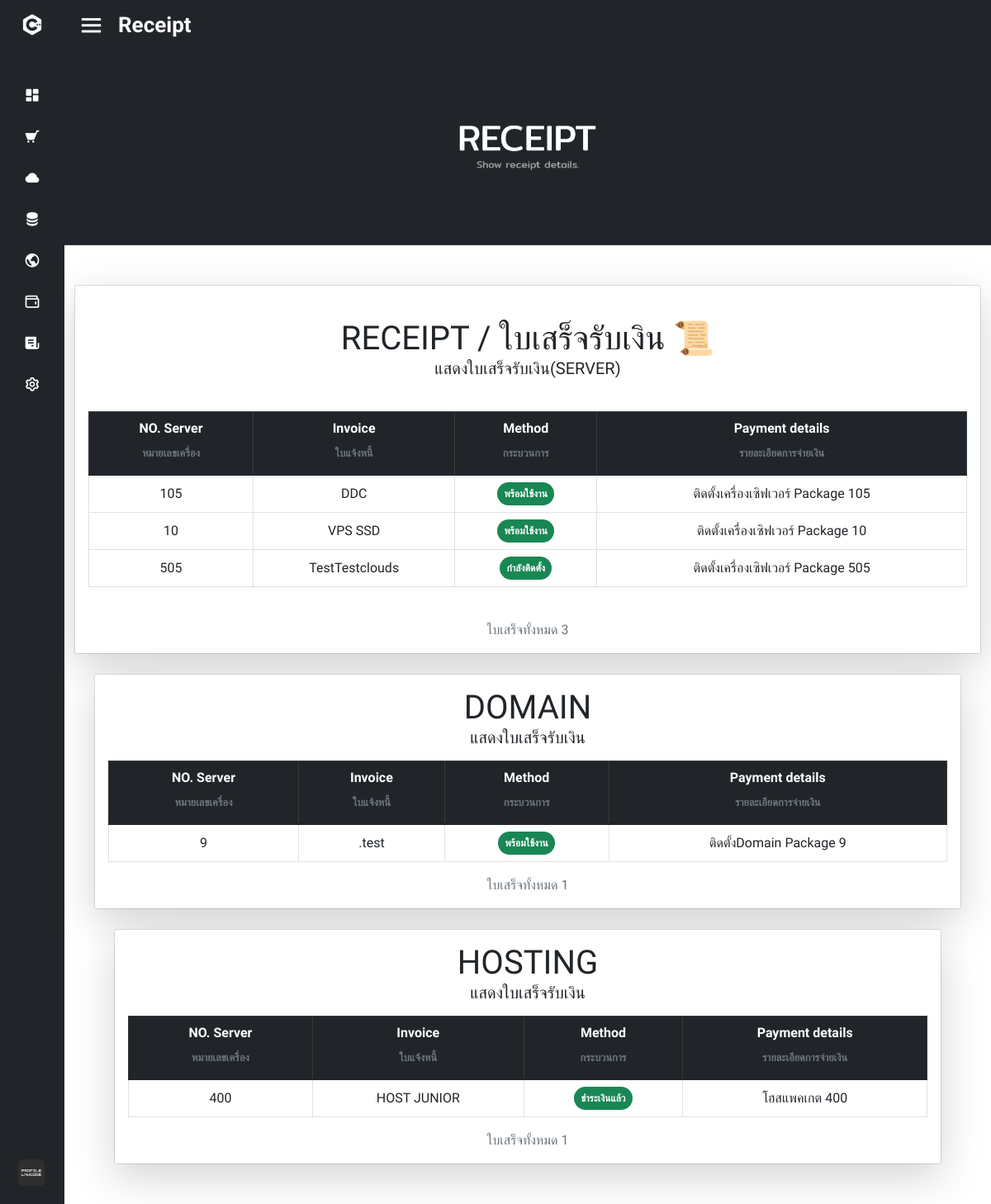
Screenshot of /gg/receipt.php (signed in) with the database file from the repository.
### tables this page shows
CREATE TABLE IF NOT EXISTS `oder_item` (
  `oder_id` int(100) NOT NULL AUTO_INCREMENT,
  `oder_package_id` int(50) NOT NULL,
  `oder_package_type` varchar(50) NOT NULL DEFAULT '',
  `oder_os` varchar(50) NOT NULL DEFAULT '',
  `oder_price` float NOT NULL,
  `oder_time_rent` int(11) NOT NULL,
  `oder_time_rent_date_type` varchar(50) NOT NULL,
  `oder_name_server` varchar(50) DEFAULT NULL,
  `oder_password_server` varchar(50) DEFAULT NULL,
  `oder_email` varchar(50) DEFAULT NULL,
  `oder_time_start` datetime DEFAULT NULL,
  `oder_time_end` datetime DEFAULT NULL,
  `oder_status` varchar(50) DEFAULT NULL,
  `oder_ip` varchar(50) NOT NULL DEFAULT '0',
  `oder_status_price` varchar(50) NOT NULL DEFAULT '0',
  PRIMARY KEY (`oder_id`),
  KEY `FK_oder_item_period_of_payment` (`oder_time_rent_date_type`),
  KEY `FK_oder_item_package_plan_vps` (`oder_package_id`),
  KEY `FK_oder_item_status_2` (`oder_status`),
  KEY `FK_oder_item_pm_status` (`oder_status_price`),
  KEY `FK_oder_item_operating_system` (`oder_os`),
  CONSTRAINT `FK_oder_item_period_of_payment` FOREIGN KEY (`oder_time_rent_date_type`) REFERENCES `period_of_payment` (`pop_id`),
  CONSTRAINT `FK_oder_item_pm_status` FOREIGN KEY (`oder_status_price`) REFERENCES `pm_status` (`pmst_type`),
  CONSTRAINT `FK_oder_item_status_2` FOREIGN KEY (`oder_status`) REFERENCES `status` (`status_type`)
);

CREATE TABLE IF NOT EXISTS `oder_domain` (
  `oder_domain_id` int(11) NOT NULL AUTO_INCREMENT,
  `oder_domain_name` varchar(50) NOT NULL,
  `oder_domain_lastname` varchar(50) NOT NULL DEFAULT '',
  `oder_domain_time_rent` varchar(50) NOT NULL,
  `oder_domain_time_date` varchar(50) NOT NULL,
  `oder_domain_price` float NOT NULL DEFAULT 0,
  `oder_domain_type` varchar(50) DEFAULT NULL,
  `oder_domain_start` datetime DEFAULT NULL,
  `oder_domain_end` datetime DEFAULT NULL,
  `oder_domain_email` varchar(50) DEFAULT NULL,
  `oder_domain_status` varchar(50) DEFAULT NULL,
  PRIMARY KEY (`oder_domain_id`) USING BTREE,
  KEY `FK_oder_domain_domain_type` (`oder_domain_type`) USING BTREE,
  KEY `oder_domain_status` (`oder_domain_status`) USING BTREE,
  KEY `oder_domain_time_date` (`oder_domain_time_date`) USING BTREE,
  CONSTRAINT `FK_oder_domain_domain_type` FOREIGN KEY (`oder_domain_type`) REFERENCES `domain_type` (`domain_typee`),
  CONSTRAINT `FK_oder_domain_project.period_of_payment` FOREIGN KEY (`oder_domain_time_date`) REFERENCES `period_of_payment` (`pop_id`),
  CONSTRAINT `FK_oder_domain_project.status` FOREIGN KEY (`oder_domain_status`) REFERENCES `status` (`status_type`)
);

CREATE TABLE IF NOT EXISTS `oder_item_hosting` (
  `oder_id` int(100) NOT NULL AUTO_INCREMENT,
  `oder_package_id` int(11) NOT NULL,
  `oder_package_type` varchar(50) NOT NULL,
  `oder_domain` varchar(50) NOT NULL,
  `oder_price` float NOT NULL,
  `oder_time_rent` int(11) NOT NULL,
  `oder_time_rent_date_type` varchar(50) NOT NULL,
  `oder_name_hosting` varchar(50) DEFAULT NULL,
  `oder_password_hosting` varchar(50) DEFAULT NULL,
  `oder_email` varchar(50) DEFAULT NULL,
  `oder_time_start` datetime DEFAULT NULL,
  `oder_time_end` datetime DEFAULT NULL,
  `oder_status` varchar(50) DEFAULT NULL,
  `oder_status_price` varchar(50) NOT NULL,
  PRIMARY KEY (`oder_id`) USING BTREE,
  KEY `oder_domain` (`oder_domain`) USING BTREE,
  KEY `oder_package_id` (`oder_package_id`) USING BTREE,
  KEY `FK_oder_item_hosting_period_of_payment` (`oder_time_rent_date_type`) USING BTREE,
  KEY `FK_oder_item_hosting_status` (`oder_status`) USING BTREE,
  KEY `FK_oder_item_hosting_pm_status` (`oder_status_price`) USING BTREE,
  CONSTRAINT `FK_oder_item_hosting_project.package_plan_domain` FOREIGN KEY (`oder_domain`) REFERENCES `package_plan_domain` (`pack_domain_name`),
  CONSTRAINT `FK_oder_item_hosting_project.period_of_payment` FOREIGN KEY (`oder_time_rent_date_type`) REFERENCES `period_of_payment` (`pop_id`),
  CONSTRAINT `FK_oder_item_hosting_project.pm_status` FOREIGN KEY (`oder_status_price`) REFERENCES `pm_status` (`pmst_type`),
  CONSTRAINT `FK_oder_item_hosting_project.status` FOREIGN KEY (`oder_status`) REFERENCES `status` (`status_type`)
);

### gg/receipt.php (the view, shortened to what this page needs)
<?php
    require_once 'config/db.php';
?>
<!DOCTYPE html>
<html lang="en" dir="ltr">
  <head>
    <link rel="stylesheet" href="stylet.css">
    <link href='https://unpkg.com/boxicons@2.0.7/css/boxicons.min.css' rel='stylesheet'>
    <link rel="stylesheet" href="https://cdn.jsdelivr.net/npm/bootstrap-icons@1.8.1/font/bootstrap-icons.css">
    <link rel="stylesheet" href="myProjects/webProject/icofont/css/icofont.min.css">
    <link rel="stylesheet" href="https://cdnjs.cloudflare.com/ajax/libs/font-awesome/4.7.0/css/font-awesome.min.css">
    <link href="https://cdn.jsdelivr.net/npm/bootstrap@5.1.3/dist/css/bootstrap.min.css" rel="stylesheet">
   </head>
<body>
<?php
    if (isset($_SESSION['user_login'])) {
        $user_id = $_SESSION['user_login'];
        $stmt = $conn->query("SELECT * FROM users WHERE id = $user_id");
        $stmt->execute();
        $row = $stmt->fetch(PDO::FETCH_ASSOC);
    }
  ?>
  <div class="sidebar close">
    <div class="logo-details">
      <i class='bx bxl-c-plus-plus'></i>
    </div>
    <ul class="nav-links">
      <li>
        <a href="user.php">
          <i class='bx bxs-dashboard'></i>
        </a>
      </li>
      <li>
        <div class="iocn-link">
          <a href="#">
            <i class='bx bxs-cart bx-flip-horizontal' ></i>
          </a>
        </div>
      </li>
      <li>
        <a href="Clouds_server.php">
          <i class='bx bxs-cloud'></i>
        </a>
      </li>
      <li>
        <a href="Hosting.php">
          <i class='bx bxs-data' ></i>
        </a>
      </li>
      <li>
        <a href="Domain.php">
          <i class='bx bx-world' ></i>
        </a>
      </li>
      <li>
        <a href="topup.php">
          <i class='bx bx-wallet'></i>
        </a>
      </li>
      <li>
        <a href="receipt.php">
          <i class='bx bxs-receipt'></i>
        </a>
      </li>
      <li>
        <div class="iocn-link">
          <a href="#">
            <i class='bx bx-cog' ></i>
          </a>
        </div>
      </li>
      <li>
    <div class="profile-details">
      <div class="profile-content">
        <img src="image/profile.jpg" alt="profileImg">
      </div>
    </div>
  </li>
</ul>
  </div>
  <section class="home-section">
    <div class="home-content">
      <i class='bx bx-menu' style='color:#ffffff'  ></i>
      <span class="text" style='color:#ffffff' >Receipt</span>
    </div>
    <div id="carouselExampleSlidesOnly" class="carousel slide" data-bs-ride="carousel">
      <div class="carousel-inner">
        <div class="carousel-item active">
          <img src="image/receipt.png" class="d-block w-100" alt="...">
        </div>
      </div>
    </div>
  <div class="p-4">
  </div>
  <div class="container">
    <div class="card text-center" style="width: auto;">
      <div class="card-body shadow-lg">
      <br>
        <h1 class="text-uppercase text-center mb-3">RECEIPT / ใบเสร็จรับเงิน 📜<p class="fs-5">แสดงใบเสร็จรับเงิน(Server) </p></h1>
        <br>
        <table class="table table-bordered">
          <thead class="table table-dark">
              <tr>
                <th class="text-center align-middle">NO. Server<div class="text-muted" style="font-size:0.8rem">หมายเลขเครื่อง</div></th>
                <th class="text-center align-middle">Invoice<div class="text-muted" style="font-size:0.8rem">ใบแจ้งหนี้</div></th>
                <th class="text-center align-middle">Method<div class="text-muted" style="font-size:0.8rem">กระบวนการ</div></th>
                <th class="text-center align-middle">Payment details<div class="text-muted" style="font-size:0.8rem">รายละเอียดการจ่ายเงิน</div></th>
              </tr>
          </thead>
          <tbody>
          <?php
                $user_email = $row['email'];
                $result78 = $conn->query("SELECT * FROM oder_item WHERE oder_email = '$user_email'");
                if ($result78 !== false) {
                while($item78 = $result78->fetch()) {
            ?>
              <tr>
                <td class="text-center align-middle"><?php echo $item78['oder_package_id'] ?></td>
                <td class="text-center align-middle"><?php echo $item78['oder_package_type'] ?></td>
                <td class="text-center align-middle"><span class="badge bg-success p-2 rounded-pill"><?php echo $item78['oder_status'] ?></span></td>
                <td class="text-center align-middle">ติดตั้งเครื่องเซิฟเวอร์ Package <?php echo $item78['oder_package_id'] ?></td>
            </tr>
            <?php }
            } ?>
          </tbody>
        </table>
        <br>
        <div class="text-muted" style="font-size:1rem"><?php echo 'ใบเสร็จทั้งหมด '.$result78->rowCount()." "; ?></div>
        </div>
      </div>
    </div>
    <div class="p-4">
<div class="container">
    <div class="card text-center" style="width: auto;">
      <div class="card-body shadow-lg">
        <h1 class="text-uppercase text-center mb-3">Domain<p class="fs-5">แสดงใบเสร็จรับเงิน </p></h1>
        <table class="table table-bordered">
          <thead class="table table-dark">
              <tr>
                <th class="text-center align-middle">NO. Server<div class="text-muted" style="font-size:0.8rem">หมายเลขเครื่อง</div></th>
                <th class="text-center align-middle">Invoice<div class="text-muted" style="font-size:0.8rem">ใบแจ้งหนี้</div></th>
                <th class="text-center align-middle">Method<div class="text-muted" style="font-size:0.8rem">กระบวนการ</div></th>
                <th class="text-center align-middle">Payment details<div class="text-muted" style="font-size:0.8rem">รายละเอียดการจ่ายเงิน</div></th>
              </tr>
          </thead>
          <tbody>
          <?php
                $user_email = $row['email'];
                $result78 = $conn->query("SELECT * FROM oder_domain WHERE oder_domain_email = '$user_email'");
                if ($result78 !== false) {
                while($item78 = $result78->fetch()) {
            ?>
            <tr>
                <td class="text-center align-middle"><?php echo $item78['oder_domain_id'] ?></td>
                <td class="text-center align-middle"><?php echo $item78['oder_domain_lastname'] ?></td>
                <td class="text-center align-middle"><span class="badge bg-success p-2 rounded-pill"><?php echo $item78['oder_domain_status'] ?></span></td>
                <td class="text-center align-middle">ติดตั้งDomain Package <?php echo $item78['oder_domain_id'] ?></td>
            </tr>
            <?php }
            } ?>
          </tbody>
        </table>
        <div class="text-muted" style="font-size:1rem"><?php echo 'ใบเสร็จทั้งหมด '.$result78->rowCount()." "; ?></div>
      </div>
    </div>
  </div>
<div class="p-4">
<div class="container">
    <div class="card text-center" style="width: auto;">
      <div class="card-body shadow-lg">
        <h1 class="text-uppercase text-center mb-3">Hosting<p class="fs-5">แสดงใบเสร็จรับเงิน </p></h1>
        <table class="table table-bordered">
          <thead class="table table-dark">
              <tr>
                <th class="text-center align-middle">NO. Server<div class="text-muted" style="font-size:0.8rem">หมายเลขเครื่อง</div></th>
                <th class="text-center align-middle">Invoice<div class="text-muted" style="font-size:0.8rem">ใบแจ้งหนี้</div></th>
                <th class="text-center align-middle">Method<div class="text-muted" style="font-size:0.8rem">กระบวนการ</div></th>
                <th class="text-center align-middle">Payment details<div class="text-muted" style="font-size:0.8rem">รายละเอียดการจ่ายเงิน</div></th>
              </tr>
          </thead>
          <tbody>
          <?php
                $user_email = $row['email'];
                $result78 = $conn->query("SELECT * FROM oder_item_hosting WHERE oder_email = '$user_email'");
                if ($result78 !== false) {
                while($item78 = $result78->fetch()) {
            ?>
              <tr>
                <td class="text-center align-middle"><?php echo $item78['oder_package_id'] ?></td>
                <td class="text-center align-middle"><?php echo $item78['oder_package_type'] ?></td>
                <td class="text-center align-middle"><span class="badge bg-success p-2 rounded-pill"><?php echo $item78['oder_status_price'] ?></span></td>
                <td class="text-center align-middle">โฮสแพคเกต <?php echo $item78['oder_package_id'] ?></td>
            </tr>
            <?php }
            } ?>
          </tbody>
        </table>
        <div class="text-muted" style="font-size:1rem"><?php echo 'ใบเสร็จทั้งหมด '.$result78->rowCount()." "; ?></div>
      </div>
    </div>
  </div>
</section>
</body>
</html>

### gg/stylet.css (style rules this page uses)
* { margin: 0; padding: 0; box-sizing: border-box; font-family: 'Mitr', sans-serif; }
.sidebar { position: fixed; top: 0; left: 0; height: 100%; width: 260px; background: #212529; z-index: 100; transition: all 0.5s ease; }
.sidebar.close { width: 78px; }
.sidebar .logo-details { height: 60px; width: 100%; display: flex; align-items: center; }
.sidebar .logo-details i { font-size: 30px; color: #fff; height: 50px; min-width: 78px; text-align: center; line-height: 50px; }
.sidebar .nav-links { height: 100%; padding: 30px 0 150px 0; overflow: auto; }
.sidebar.close .nav-links { overflow: visible; }
.sidebar .nav-links li { position: relative; list-style: none; transition: all 0.4s ease; }
.sidebar .nav-links li .iocn-link { display: flex; align-items: center; justify-content: space-between; }
.sidebar.close .nav-links li .iocn-link { display: block }
.sidebar .nav-links li i { height: 50px; min-width: 78px; text-align: center; line-height: 50px; color: #fff; font-size: 20px; cursor: pointer; transition: all 0.3s ease; }
.sidebar .nav-links li a { display: flex; align-items: center; text-decoration: none; }
.sidebar .profile-details { position: fixed; bottom: 0; width: 260px; display: flex; align-items: center; justify-content: space-between; background: #212529; padding: 12px 0; transition: all 0.5s ease; }
.sidebar.close .profile-details { background: none; }
.sidebar.close .profile-details { width: 78px; }
.sidebar .profile-details .profile-content { display: flex; align-items: center; }
.sidebar .profile-details img { height: 52px; width: 52px; object-fit: cover; border-radius: 16px; margin: 0 14px 0 12px; background: #212529; transition: all 0.5s ease; }
.sidebar.close .profile-details img { padding: 10px; }
.home-section { position: relative; background: #fff; height: 100vh; left: 260px; width: calc(100% - 260px); transition: all 0.5s ease; }
.sidebar.close ~ .home-section { left: 78px; width: calc(100% - 78px); }
.home-section .home-content { height: 60px; display: flex; align-items: center; }
.home-section .home-content .bx-menu, .home-section .home-content .text { color: #11101d; font-size: 35px; }
.home-section .home-content .bx-menu { margin: 0 15px; cursor: pointer; }
.home-section .home-content .text { font-size: 26px; font-weight: 600; }
.home-content { background: #212529; }

### rows the page displays
oder_item: oder_package "105", oder_package_type "DDC", oder_status "พร้อมใช้งาน"
oder_item: oder_package "10", oder_package_type "VPS SSD", oder_status "พร้อมใช้งาน"
oder_item: oder_package "505", oder_package_type "TestTestclouds", oder_status "กำลังติดตั้ง"
oder_domain: oder_domain_id "9", oder_domain_lastname ".test", oder_domain_status "พร้อมใช้งาน"
oder_item_hosting: oder_package "400", oder_package_type "HOST JUNIOR", oder_status_price "ชำระเงินแล้ว"

### other values shown
$result78->rowCount() "3"
$result78->rowCount() "1"
